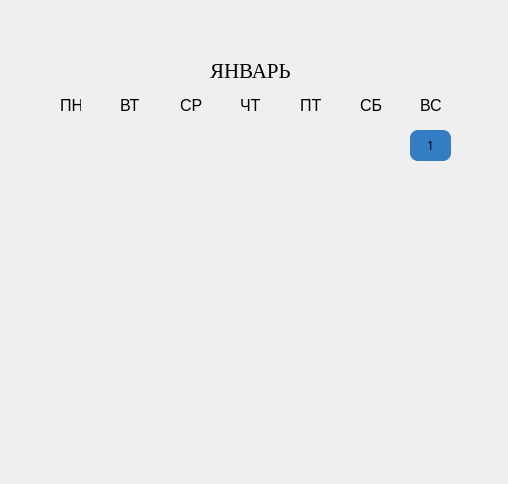
<?xml version="1.0" encoding="UTF-8"?>
<ui version="4.0">
 <class>Form</class>
 <widget class="QWidget" name="Form">
  <property name="geometry">
   <rect>
    <x>0</x>
    <y>0</y>
    <width>508</width>
    <height>484</height>
   </rect>
  </property>
  <property name="windowTitle">
   <string>Form</string>
  </property>
  <widget class="QLabel" name="label">
   <property name="geometry">
    <rect>
     <x>210</x>
     <y>50</y>
     <width>91</width>
     <height>41</height>
    </rect>
   </property>
   <property name="font">
    <font>
     <family>Georgia</family>
     <pointsize>16</pointsize>
    </font>
   </property>
   <property name="text">
    <string>ЯНВАРЬ</string>
   </property>
  </widget>
  <widget class="QLabel" name="label_2">
   <property name="geometry">
    <rect>
     <x>60</x>
     <y>90</y>
     <width>21</width>
     <height>31</height>
    </rect>
   </property>
   <property name="font">
    <font>
     <pointsize>12</pointsize>
    </font>
   </property>
   <property name="text">
    <string>ПН</string>
   </property>
  </widget>
  <widget class="QLabel" name="label_3">
   <property name="geometry">
    <rect>
     <x>120</x>
     <y>90</y>
     <width>31</width>
     <height>31</height>
    </rect>
   </property>
   <property name="font">
    <font>
     <pointsize>12</pointsize>
    </font>
   </property>
   <property name="text">
    <string>ВТ</string>
   </property>
  </widget>
  <widget class="QLabel" name="label_4">
   <property name="geometry">
    <rect>
     <x>180</x>
     <y>90</y>
     <width>31</width>
     <height>31</height>
    </rect>
   </property>
   <property name="font">
    <font>
     <pointsize>12</pointsize>
    </font>
   </property>
   <property name="text">
    <string>СР</string>
   </property>
  </widget>
  <widget class="QLabel" name="label_5">
   <property name="geometry">
    <rect>
     <x>240</x>
     <y>90</y>
     <width>31</width>
     <height>31</height>
    </rect>
   </property>
   <property name="font">
    <font>
     <pointsize>12</pointsize>
    </font>
   </property>
   <property name="text">
    <string>ЧТ</string>
   </property>
  </widget>
  <widget class="QLabel" name="label_6">
   <property name="geometry">
    <rect>
     <x>300</x>
     <y>90</y>
     <width>31</width>
     <height>31</height>
    </rect>
   </property>
   <property name="font">
    <font>
     <pointsize>12</pointsize>
    </font>
   </property>
   <property name="text">
    <string>ПТ</string>
   </property>
  </widget>
  <widget class="QLabel" name="label_7">
   <property name="geometry">
    <rect>
     <x>360</x>
     <y>90</y>
     <width>31</width>
     <height>31</height>
    </rect>
   </property>
   <property name="font">
    <font>
     <pointsize>12</pointsize>
    </font>
   </property>
   <property name="text">
    <string>СБ</string>
   </property>
  </widget>
  <widget class="QLabel" name="label_8">
   <property name="geometry">
    <rect>
     <x>420</x>
     <y>90</y>
     <width>31</width>
     <height>31</height>
    </rect>
   </property>
   <property name="font">
    <font>
     <pointsize>12</pointsize>
    </font>
   </property>
   <property name="text">
    <string>ВС</string>
   </property>
  </widget>
  <widget class="QPushButton" name="pushButton_7">
   <property name="geometry">
    <rect>
     <x>410</x>
     <y>130</y>
     <width>41</width>
     <height>31</height>
    </rect>
   </property>
   <property name="font">
    <font>
     <family>Eras Demi ITC</family>
    </font>
   </property>
   <property name="styleSheet">
    <string notr="true">QPushButton {
	border-radius:8px;
	background-color:#347cc4
}

QPushButton:hover{
	background-color:#6c94dc
}</string>
   </property>
   <property name="text">
    <string>1</string>
   </property>
  </widget>
 </widget>
 <resources/>
 <connections/>
</ui>
